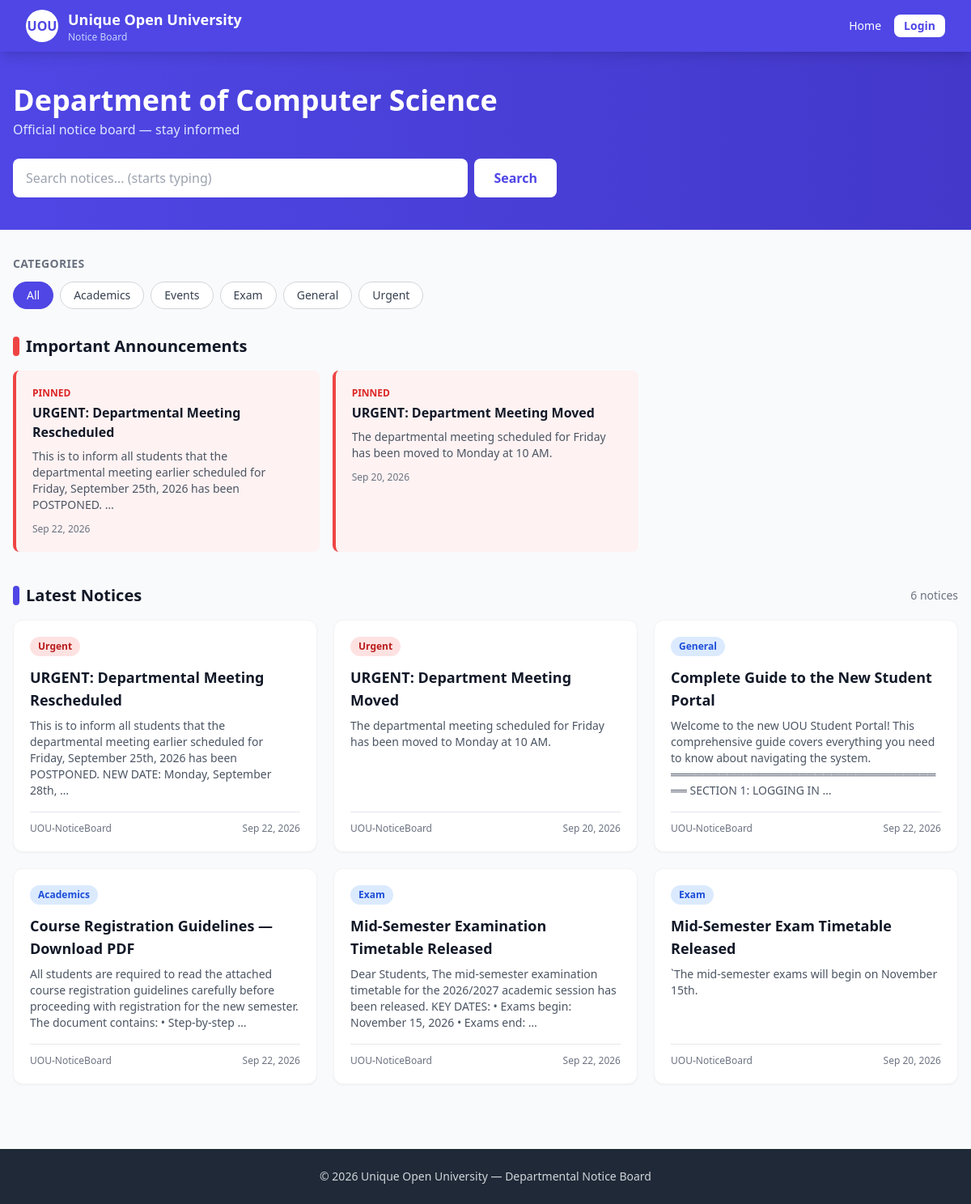
The page / on the database its author committed.
### notices/models.py (models this page shows, shortened)
class Category(models.Model):
    name = models.CharField(max_length=100, unique=True)
    slug = models.SlugField(max_length=100, unique=True, blank=True)
    description = models.TextField(blank=True)
    color = models.CharField(
        max_length=20, default='blue',
        help_text='Tailwind color: blue, green, red, yellow, purple, indigo'
    )
    class Meta:
        verbose_name_plural = 'Categories'
        ordering = ['name']

class Notice(models.Model):
    STATUS_CHOICES = [
        ('draft', 'Draft'),
        ('published', 'Published'),
    ]
    title = models.CharField(max_length=200)
    content = models.TextField()
    category = models.ForeignKey(
        Category, on_delete=models.SET_NULL,
        null=True, blank=True, related_name='notices'
    )
    author = models.ForeignKey(
        User, on_delete=models.CASCADE, related_name='notices'
    )
    attachment = models.FileField(upload_to='attachments/', blank=True, null=True)
    is_important = models.BooleanField(default=False)
    status = models.CharField(max_length=10, choices=STATUS_CHOICES, default='published')
    published_at = models.DateTimeField(default=timezone.now)
    expiry_date = models.DateTimeField(null=True, blank=True)
    created_at = models.DateTimeField(auto_now_add=True)
    updated_at = models.DateTimeField(auto_now=True)
    class Meta:
        ordering = ['-is_important', '-published_at']
    @property
    def is_expired(self):
        if self.expiry_date and timezone.now() > self.expiry_date:
            return True
        return False

### notices/views.py (the view, shortened to what this page needs)
# urls.py: path('', views.dashboard, name='dashboard'),
def dashboard(request):
    category_slug = request.GET.get('category', '')
    query = request.GET.get('q', '')
    notices = Notice.objects.filter(status='published')
    notices = [n for n in notices if not n.is_expired]
    if query:
        q_lower = query.lower()
        notices = [
            n for n in notices
            if q_lower in n.title.lower() or q_lower in n.content.lower()
        ]
    latest_notices = notices[:6]
    important_notices = [n for n in notices if n.is_important][:3]
    categories = Category.objects.all()
    context = {
        'department_name': 'Department of Computer Science',
        'latest_notices': latest_notices,
        'important_notices': important_notices,
        'categories': categories,
        'current_category': category_slug,
        'query': query,
        'total_count': len(notices),
    }
    return render(request, 'notices/dashboard.html', context)

### templates/notices/dashboard.html (shortened to what this page needs)
{% extends 'notices/base.html' %}
{% block content %}
<div class="bg-gradient-to-r from-uou to-indigo-700 text-white">
  <div class="max-w-7xl mx-auto px-4 py-10">
    <h1 class="text-2xl sm:text-3xl md:text-4xl font-bold break-words">{{ department_name }}</h1>
    <p class="text-indigo-100 mt-1">Official notice board — stay informed</p>
    <div class="mt-6 flex flex-col sm:flex-row gap-2 max-w-2xl">
      <div class="relative flex-1 min-w-0">
        <input type="text" id="live-search-input" name="q" value="{{ query }}"
               autocomplete="off"
               placeholder="Search notices... (starts typing)"
               class="w-full px-4 py-3 pr-10 rounded-lg text-gray-900 focus:outline-none focus:ring-2 focus:ring-white">
      </div>
      <button type="button" id="search-btn"
              class="bg-white text-uou px-6 py-3 rounded-lg font-semibold hover:bg-indigo-100 whitespace-nowrap">
        Search
      </button>
    </div>
  </div>
</div>
<div class="max-w-7xl mx-auto px-4 py-8">
  <div class="mb-8">
    <h2 class="text-sm font-semibold text-gray-500 uppercase tracking-wide mb-3">Categories</h2>
    <div class="flex flex-wrap gap-2" id="category-pills">
      <a href="{% url 'dashboard' %}"
         data-category=""
         class="category-pill px-4 py-1.5 rounded-full text-sm font-medium border
                {% if not current_category %}bg-uou text-white border-uou{% else %}bg-white text-gray-700 border-gray-300 hover:border-uou{% endif %}">
        All
      </a>
      {% for cat in categories %}
        <a href="{% url 'dashboard' %}?category={{ cat.slug }}"
           data-category="{{ cat.slug }}"
           class="category-pill px-4 py-1.5 rounded-full text-sm font-medium border
                  {% if current_category == cat.slug %}bg-uou text-white border-uou{% else %}bg-white text-gray-700 border-gray-300 hover:border-uou{% endif %}">
          {{ cat.name }}
        </a>
      {% endfor %}
    </div>
  </div>
  {% if important_notices %}
  <div class="mb-10" id="important-section">
    <h2 class="text-xl font-bold text-gray-900 mb-4 flex items-center gap-2">
      <span class="w-2 h-6 bg-red-500 rounded"></span> Important Announcements
    </h2>
    <div class="grid md:grid-cols-2 lg:grid-cols-3 gap-4">
      {% for n in important_notices %}
        <a href="{% url 'notice_detail' n.pk %}"
           class="block bg-red-50 border-l-4 border-red-500 rounded-lg p-5 hover:shadow-lg transition overflow-hidden min-w-0">
          <div class="text-xs font-semibold text-red-600 uppercase">Pinned</div>
          <h3 class="font-bold text-gray-900 mt-1 break-words">{{ n.title }}</h3>
          <p class="text-sm text-gray-600 mt-2 break-words overflow-hidden">{{ n.content|truncatewords:20 }}</p>
          <div class="text-xs text-gray-500 mt-3">{{ n.published_at|date:"M d, Y" }}</div>
        </a>
      {% endfor %}
    </div>
  </div>
  {% endif %}
  <div class="flex items-center justify-between mb-4 gap-3 flex-wrap">
    <h2 class="text-xl font-bold text-gray-900 flex items-center gap-2">
      <span class="w-2 h-6 bg-uou rounded"></span>
      <span id="notices-heading">Latest Notices</span>
    </h2>
    <span class="text-sm text-gray-500" id="notices-count">{{ total_count }} notice{{ total_count|pluralize }}</span>
  </div>
  <div id="notices-grid" class="grid md:grid-cols-2 lg:grid-cols-3 gap-5">
    {% for n in latest_notices %}
      <a href="{% url 'notice_detail' n.pk %}"
         class="notice-card bg-white rounded-xl shadow-sm hover:shadow-xl transition p-5 border border-gray-100 flex flex-col overflow-hidden min-w-0">
        {% if n.category %}
          <span class="self-start px-2.5 py-1 rounded-full text-xs font-semibold
                       bg-{{ n.category.color }}-100 text-{{ n.category.color }}-700">
            {{ n.category.name }}
          </span>
        {% endif %}
        <h3 class="font-bold text-gray-900 mt-3 text-lg break-words">{{ n.title }}</h3>
        <p class="text-gray-600 text-sm mt-2 flex-1 break-words overflow-hidden">
          {{ n.content|truncatewords:25 }}
        </p>
        <div class="flex items-center justify-between text-xs text-gray-500 mt-4 pt-3 border-t gap-2 flex-wrap">
          <span class="truncate max-w-[50%]">{{ n.author.username }}</span>
          <span class="whitespace-nowrap">{{ n.published_at|date:"M d, Y" }}</span>
        </div>
      </a>
    {% empty %}
      <div class="md:col-span-2 lg:col-span-3 bg-white rounded-xl p-12 text-center border border-dashed" id="empty-initial">
        <p class="text-gray-500">No notices found.</p>
      </div>
    {% endfor %}
  </div>
</div>
{% endblock %}

### templates/notices/base.html (style rules this page uses)
body { overflow-x: hidden; }
.break-words { word-wrap: break-word; overflow-wrap: break-word; word-break: break-word; }

### rows shown on the page
Category: name "Academics"
Category: name "Events"
Category: name "Exam"
Category: name "General"
Category: name "Urgent"
Notice: title "URGENT: Departmental Meeting Rescheduled", content "This is to inform all students that the departmental meeting earlier scheduled for Friday, September 25th, 2026 has been POSTPONED. …", published_at "Sep 22, 2026", category.name "Urgent", content "This is to inform all students that the departmental meeting earlier scheduled for Friday, September 25th, 2026 has been POSTPONED. NEW DATE: Monday, September 28th, …", author.username "UOU-NoticeBoard"
Notice: title "URGENT: Department Meeting Moved", content "The departmental meeting scheduled for Friday has been moved to Monday at 10 AM.", published_at "Sep 20, 2026", category.name "Urgent", author.username "UOU-NoticeBoard"
Notice: category.name "General", title "Complete Guide to the New Student Portal", content "Welcome to the new UOU Student Portal! This comprehensive guide covers everything you need to know about navigating the system. ═══════════════════════════════════ SECTION 1: LOGGING IN …", author.username "UOU-NoticeBoard", published_at "Sep 22, 2026"
Notice: category.name "Academics", title "Course Registration Guidelines — Download PDF", content "All students are required to read the attached course registration guidelines carefully before proceeding with registration for the new semester. The document contains: • Step-by-step …", author.username "UOU-NoticeBoard", published_at "Sep 22, 2026"
Notice: category.name "Exam", title "Mid-Semester Examination Timetable Released", content "Dear Students, The mid-semester examination timetable for the 2026/2027 academic session has been released. KEY DATES: • Exams begin: November 15, 2026 • Exams end: …", author.username "UOU-NoticeBoard", published_at "Sep 22, 2026"
Notice: category.name "Exam", title "Mid-Semester Exam Timetable Released", content "`The mid-semester exams will begin on November 15th.", author.username "UOU-NoticeBoard", published_at "Sep 20, 2026"

### other values the page prints
{{ department_name }} "Department of Computer Science"
{{ total_count }} "6"
